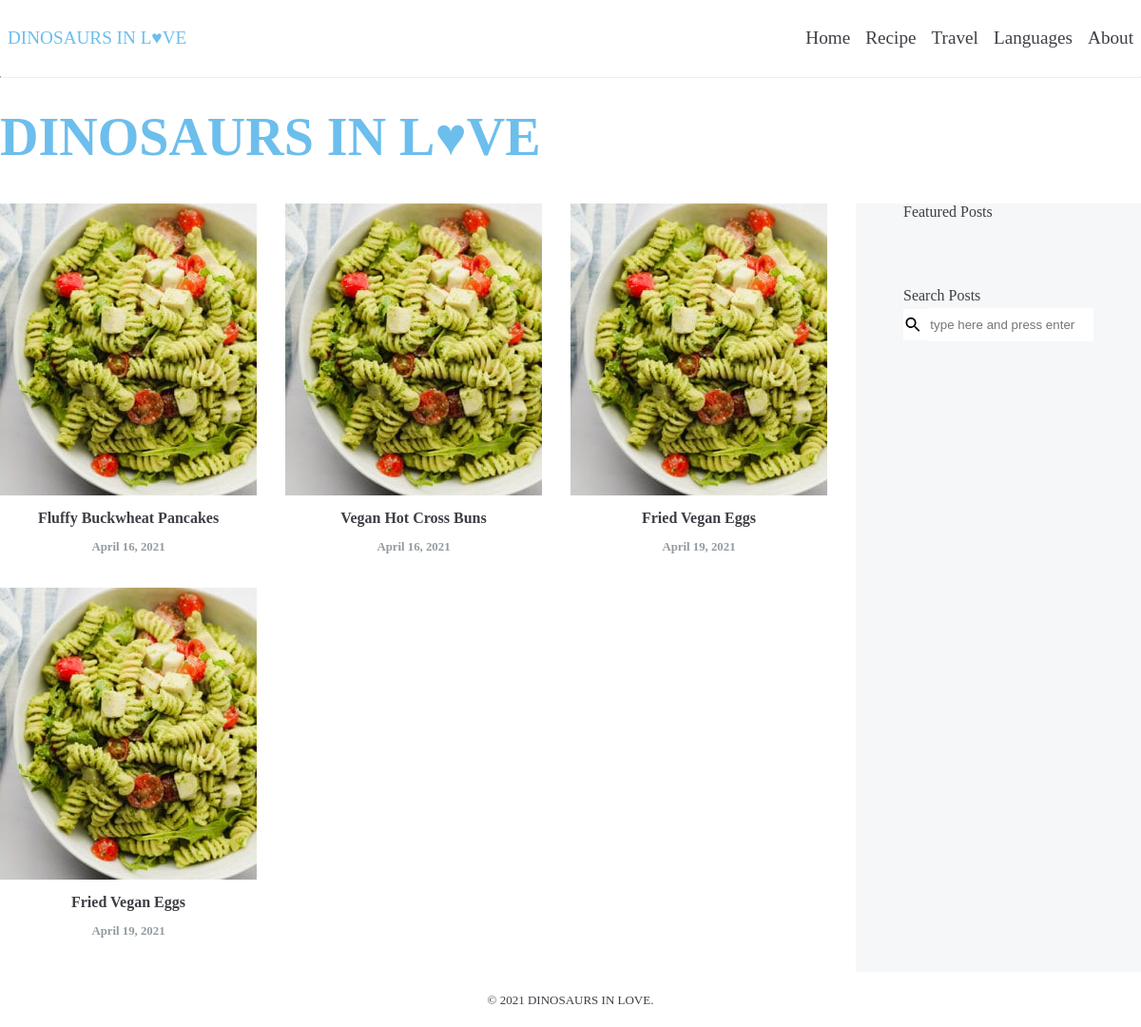
The app's page /sleepyfish/recipes/1/, older data.
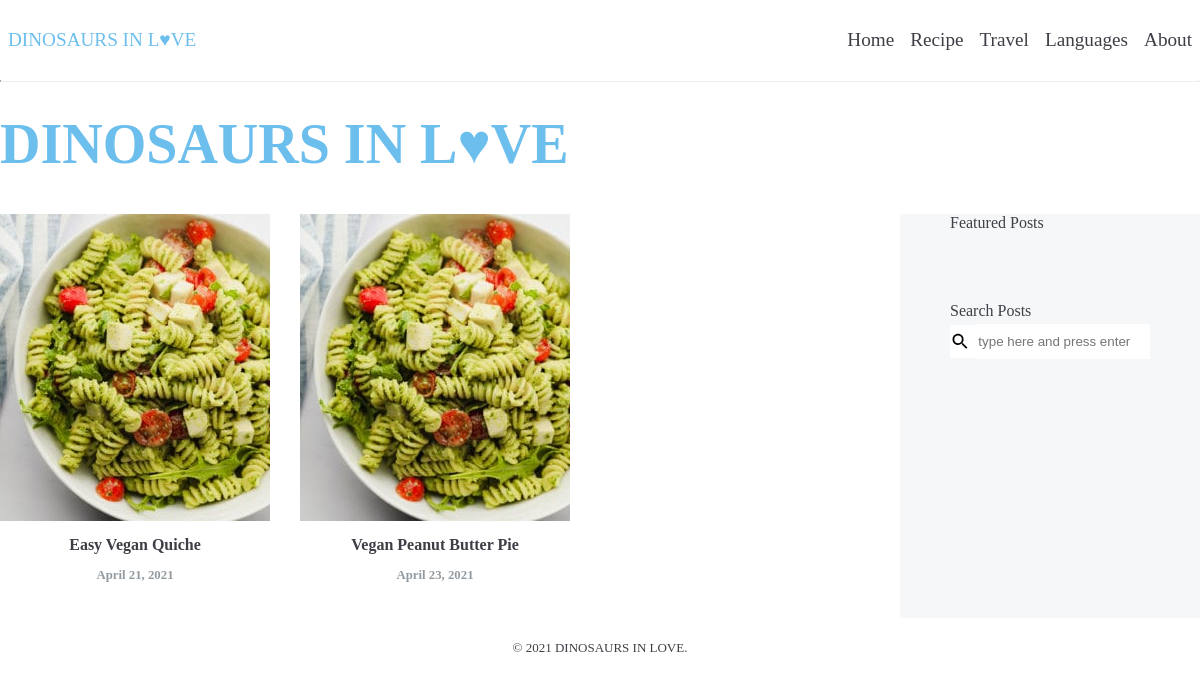
The same page, newer data.
### app/models.py (models this page shows, shortened)
class Post(models.Model):
    recipe_category = models.ForeignKey(Category, on_delete=models.CASCADE)
    created_at = models.DateTimeField(auto_now_add=True)
    updated_at = models.DateTimeField(auto_now=True)
    name = models.CharField(max_length=255)
    description = models.TextField()
    ingredients = models.TextField()
    instructions = models.TextField()
    notes = models.TextField()
    class Meta:
        ordering = ['created_at', 'updated_at']

### app/views.py (the view)
# urls.py: path('recipes/<int:category_pk>/', views.get_a_category, name='get_a_category'),
def get_a_category(request, category_pk):
    category = get_object_or_404(models.Category, pk=category_pk)
    posts = models.Post.objects.filter(recipe_category_id=category_pk)
    return render(request, 'app/get_a_category.html', {'posts': posts,
                                                       'category': category})

### app/templates/app/get_a_category.html
{% extends "layout.html" %}
{% load static %}
{% block content %}
<div class="category">
    {% for post in posts %}
    <article>
        <a href="{% url 'app:post_detail' post.recipe_category.pk post.pk %}">
            <img class="image_post" src="/static/images/test.jpg">
            <h4>
                {{ post.name }}
                <div class="date">{{ post.created_at|date:'F d, Y' }}</div>
            </h4>
        </a>
    </article>
    {% endfor %}
</div>
{% endblock %}

Row changes from the older to the newer data that the page shows:
removed Post: name "Fluffy Buckwheat Pancakes", created_at "April 16, 2021"
removed Post: name "Vegan Hot Cross Buns", created_at "April 16, 2021"
removed Post: name "Fried Vegan Eggs", created_at "April 19, 2021"
removed Post: name "Fried Vegan Eggs", created_at "April 19, 2021"
added Post: name "Easy Vegan Quiche", created_at "April 21, 2021"
now on this page (row edited): Post: name "Vegan Peanut Butter Pie", created_at "April 23, 2021"
